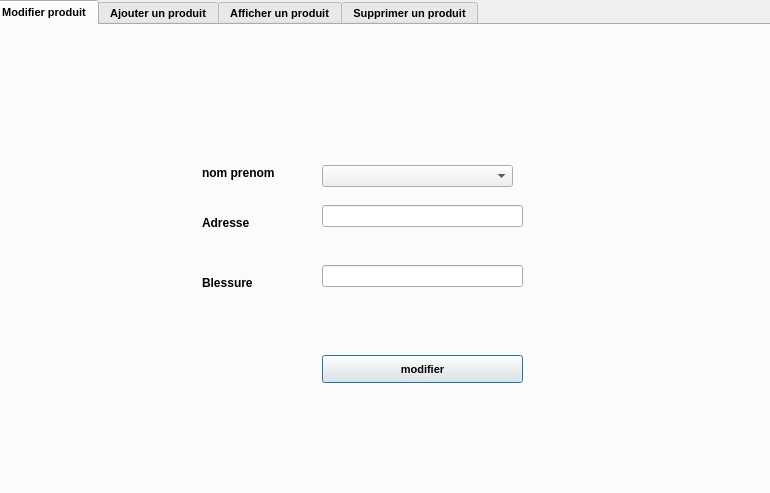
<?xml version="1.0" encoding="UTF-8"?>
<ui version="4.0">
 <class>gerer_umbulance</class>
 <widget class="QDialog" name="gerer_umbulance">
  <property name="geometry">
   <rect>
    <x>0</x>
    <y>0</y>
    <width>770</width>
    <height>493</height>
   </rect>
  </property>
  <property name="windowTitle">
   <string>Dialog</string>
  </property>
  <widget class="QTabWidget" name="tabWidget_2">
   <property name="enabled">
    <bool>true</bool>
   </property>
   <property name="geometry">
    <rect>
     <x>-10</x>
     <y>0</y>
     <width>801</width>
     <height>551</height>
    </rect>
   </property>
   <property name="font">
    <font>
     <pointsize>8</pointsize>
     <weight>75</weight>
     <bold>true</bold>
     <underline>false</underline>
    </font>
   </property>
   <property name="currentIndex">
    <number>0</number>
   </property>
   <widget class="QWidget" name="tab_9">
    <attribute name="title">
     <string>Modifier produit</string>
    </attribute>
    <widget class="QLabel" name="label_17">
     <property name="geometry">
      <rect>
       <x>210</x>
       <y>140</y>
       <width>101</width>
       <height>16</height>
      </rect>
     </property>
     <property name="font">
      <font>
       <pointsize>9</pointsize>
       <weight>75</weight>
       <bold>true</bold>
       <underline>false</underline>
      </font>
     </property>
     <property name="text">
      <string>nom prenom</string>
     </property>
    </widget>
    <widget class="QLabel" name="label_18">
     <property name="geometry">
      <rect>
       <x>210</x>
       <y>110</y>
       <width>321</width>
       <height>16</height>
      </rect>
     </property>
     <property name="font">
      <font>
       <pointsize>9</pointsize>
       <weight>75</weight>
       <bold>true</bold>
       <underline>true</underline>
      </font>
     </property>
     <property name="text">
      <string/>
     </property>
    </widget>
    <widget class="QPushButton" name="modifier">
     <property name="geometry">
      <rect>
       <x>330</x>
       <y>330</y>
       <width>201</width>
       <height>28</height>
      </rect>
     </property>
     <property name="font">
      <font>
       <pointsize>8</pointsize>
       <weight>75</weight>
       <bold>true</bold>
       <underline>false</underline>
      </font>
     </property>
     <property name="text">
      <string>modifier</string>
     </property>
    </widget>
    <widget class="QLineEdit" name="etat_mod">
     <property name="geometry">
      <rect>
       <x>330</x>
       <y>180</y>
       <width>201</width>
       <height>22</height>
      </rect>
     </property>
    </widget>
    <widget class="QLabel" name="label_19">
     <property name="geometry">
      <rect>
       <x>210</x>
       <y>190</y>
       <width>101</width>
       <height>16</height>
      </rect>
     </property>
     <property name="font">
      <font>
       <pointsize>9</pointsize>
       <weight>75</weight>
       <bold>true</bold>
       <underline>false</underline>
      </font>
     </property>
     <property name="text">
      <string>Adresse</string>
     </property>
    </widget>
    <widget class="QLabel" name="label_21">
     <property name="geometry">
      <rect>
       <x>210</x>
       <y>250</y>
       <width>101</width>
       <height>16</height>
      </rect>
     </property>
     <property name="font">
      <font>
       <pointsize>9</pointsize>
       <weight>75</weight>
       <bold>true</bold>
       <underline>false</underline>
      </font>
     </property>
     <property name="text">
      <string>Blessure</string>
     </property>
    </widget>
    <widget class="QComboBox" name="comboBox">
     <property name="geometry">
      <rect>
       <x>330</x>
       <y>140</y>
       <width>191</width>
       <height>22</height>
      </rect>
     </property>
    </widget>
    <widget class="QLabel" name="date_mod2">
     <property name="geometry">
      <rect>
       <x>330</x>
       <y>230</y>
       <width>201</width>
       <height>20</height>
      </rect>
     </property>
     <property name="text">
      <string/>
     </property>
    </widget>
    <widget class="QLineEdit" name="etat_mod_2">
     <property name="geometry">
      <rect>
       <x>330</x>
       <y>240</y>
       <width>201</width>
       <height>22</height>
      </rect>
     </property>
    </widget>
   </widget>
   <widget class="QWidget" name="tab_8">
    <attribute name="title">
     <string>Ajouter un produit</string>
    </attribute>
    <widget class="QLabel" name="reference">
     <property name="geometry">
      <rect>
       <x>190</x>
       <y>130</y>
       <width>111</width>
       <height>20</height>
      </rect>
     </property>
     <property name="font">
      <font>
       <pointsize>9</pointsize>
       <weight>75</weight>
       <bold>true</bold>
       <underline>false</underline>
      </font>
     </property>
     <property name="text">
      <string>nom et prenom:</string>
     </property>
    </widget>
    <widget class="QLabel" name="type">
     <property name="geometry">
      <rect>
       <x>194</x>
       <y>220</y>
       <width>61</width>
       <height>20</height>
      </rect>
     </property>
     <property name="font">
      <font>
       <pointsize>9</pointsize>
       <weight>75</weight>
       <bold>true</bold>
       <underline>false</underline>
      </font>
     </property>
     <property name="text">
      <string/>
     </property>
    </widget>
    <widget class="QLineEdit" name="adresse">
     <property name="geometry">
      <rect>
       <x>340</x>
       <y>160</y>
       <width>211</width>
       <height>22</height>
      </rect>
     </property>
    </widget>
    <widget class="QLineEdit" name="nom">
     <property name="geometry">
      <rect>
       <x>340</x>
       <y>130</y>
       <width>211</width>
       <height>22</height>
      </rect>
     </property>
    </widget>
    <widget class="QLabel" name="etat">
     <property name="geometry">
      <rect>
       <x>190</x>
       <y>160</y>
       <width>81</width>
       <height>20</height>
      </rect>
     </property>
     <property name="font">
      <font>
       <pointsize>9</pointsize>
       <weight>75</weight>
       <bold>true</bold>
       <underline>false</underline>
      </font>
     </property>
     <property name="text">
      <string>Adresse</string>
     </property>
    </widget>
    <widget class="QLabel" name="date_exp">
     <property name="geometry">
      <rect>
       <x>190</x>
       <y>190</y>
       <width>141</width>
       <height>20</height>
      </rect>
     </property>
     <property name="font">
      <font>
       <pointsize>9</pointsize>
       <weight>75</weight>
       <bold>true</bold>
       <underline>false</underline>
      </font>
     </property>
     <property name="text">
      <string>Blessure</string>
     </property>
    </widget>
    <widget class="QPushButton" name="ajouter">
     <property name="geometry">
      <rect>
       <x>380</x>
       <y>260</y>
       <width>131</width>
       <height>28</height>
      </rect>
     </property>
     <property name="text">
      <string>Ajouter</string>
     </property>
    </widget>
    <widget class="QLineEdit" name="etat_3">
     <property name="geometry">
      <rect>
       <x>340</x>
       <y>200</y>
       <width>211</width>
       <height>22</height>
      </rect>
     </property>
    </widget>
   </widget>
   <widget class="QWidget" name="tab_10">
    <attribute name="title">
     <string>Afficher un produit</string>
    </attribute>
    <widget class="QTableView" name="tab_ambulance">
     <property name="geometry">
      <rect>
       <x>130</x>
       <y>20</y>
       <width>441</width>
       <height>391</height>
      </rect>
     </property>
    </widget>
   </widget>
   <widget class="QWidget" name="tab_11">
    <attribute name="title">
     <string>Supprimer un produit</string>
    </attribute>
    <widget class="QLabel" name="reference_sup">
     <property name="geometry">
      <rect>
       <x>260</x>
       <y>150</y>
       <width>101</width>
       <height>16</height>
      </rect>
     </property>
     <property name="font">
      <font>
       <pointsize>9</pointsize>
       <weight>75</weight>
       <bold>true</bold>
       <underline>false</underline>
      </font>
     </property>
     <property name="text">
      <string>nom et prenom:</string>
     </property>
    </widget>
    <widget class="QPushButton" name="supprimer">
     <property name="geometry">
      <rect>
       <x>350</x>
       <y>260</y>
       <width>201</width>
       <height>28</height>
      </rect>
     </property>
     <property name="font">
      <font>
       <pointsize>8</pointsize>
       <weight>75</weight>
       <bold>true</bold>
       <underline>false</underline>
      </font>
     </property>
     <property name="text">
      <string>Supprimer le produit</string>
     </property>
    </widget>
    <widget class="QLabel" name="label_20">
     <property name="geometry">
      <rect>
       <x>240</x>
       <y>110</y>
       <width>321</width>
       <height>16</height>
      </rect>
     </property>
     <property name="font">
      <font>
       <pointsize>9</pointsize>
       <weight>75</weight>
       <bold>true</bold>
       <underline>true</underline>
      </font>
     </property>
     <property name="text">
      <string/>
     </property>
    </widget>
    <widget class="QLineEdit" name="supp">
     <property name="enabled">
      <bool>true</bool>
     </property>
     <property name="geometry">
      <rect>
       <x>380</x>
       <y>150</y>
       <width>181</width>
       <height>20</height>
      </rect>
     </property>
    </widget>
    <widget class="QLineEdit" name="supp_3">
     <property name="enabled">
      <bool>false</bool>
     </property>
     <property name="geometry">
      <rect>
       <x>380</x>
       <y>210</y>
       <width>181</width>
       <height>20</height>
      </rect>
     </property>
    </widget>
   </widget>
  </widget>
 </widget>
 <resources/>
 <connections/>
</ui>
